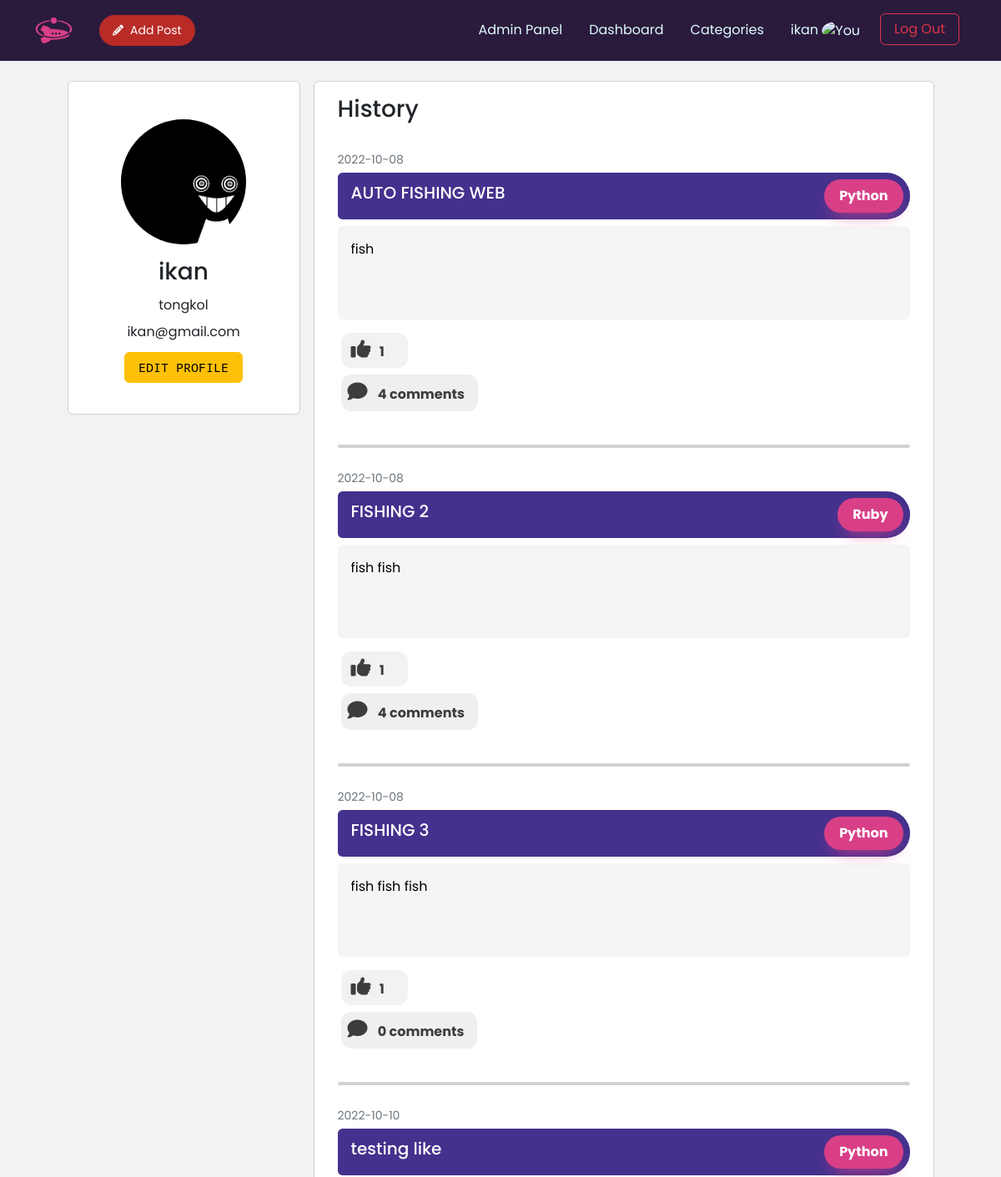
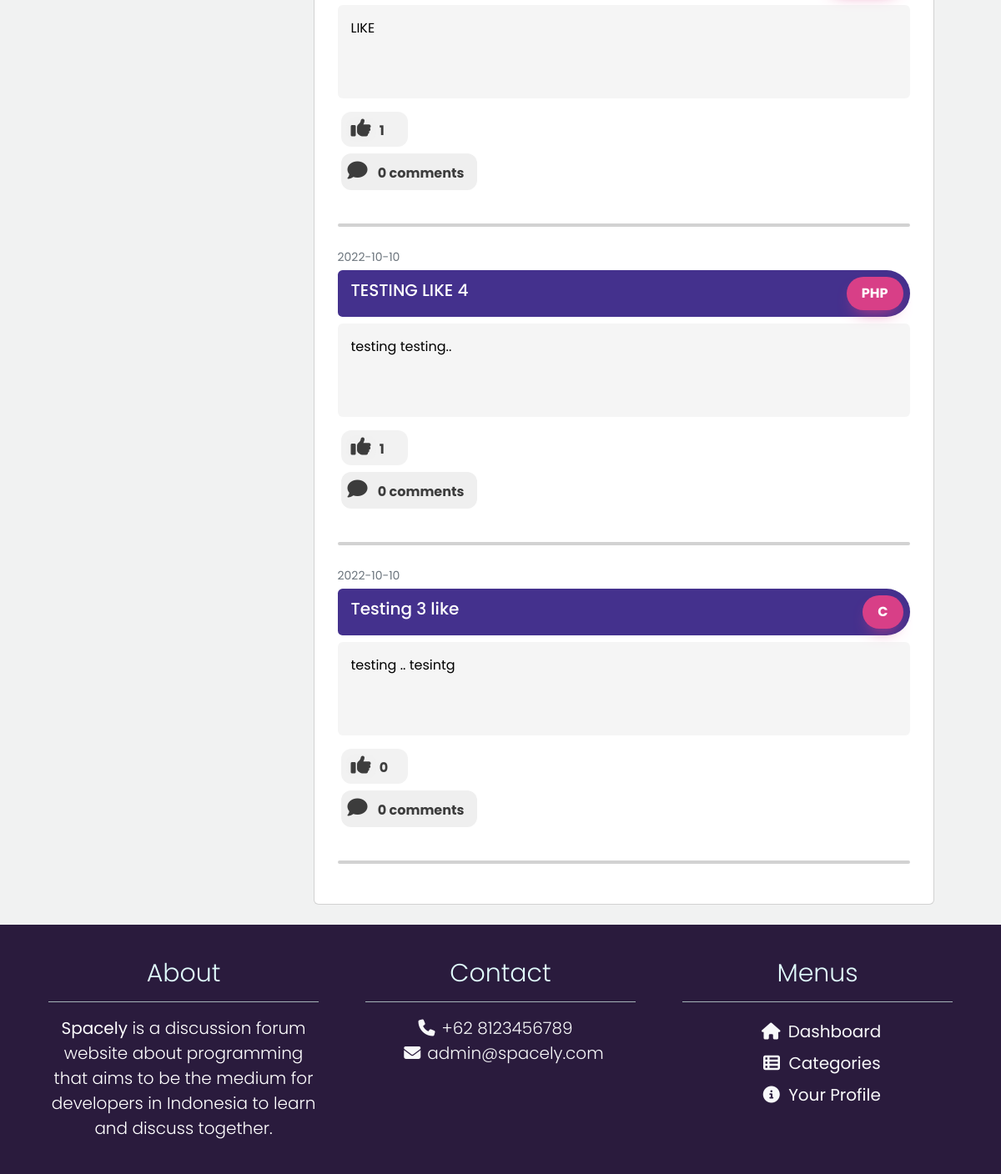
Page /profile.php (signed in) on the committed database (2 pictures, top to bottom).
### tables this page shows
CREATE TABLE `user` (
  `id` varchar(5) NOT NULL,
  `username` varchar(30) NOT NULL,
  `email` varchar(45) NOT NULL,
  `user_key` varchar(30) NOT NULL,
  `encrypted_password` varchar(50) NOT NULL,
  `img` varchar(50) DEFAULT NULL,
  `name` varchar(50) NOT NULL
);

CREATE TABLE `post` (
  `id` varchar(5) NOT NULL,
  `title` varchar(300) NOT NULL,
  `body` mediumtext NOT NULL,
  `like_ammount` int(11) NOT NULL,
  `comment_ammount` int(11) NOT NULL,
  `time_created` time NOT NULL,
  `date_created` date NOT NULL,
  `user_id` varchar(5) NOT NULL,
  `forum_id` varchar(5) NOT NULL
);

### comment.php (called while the page is built, shortened)
<?php
function get_comment_total($_post_id)
{
    global $db;
    $sql = "SELECT COUNT(post_id) AS total_comment
    FROM comment
    GROUP BY post_id
    HAVING post_id = ?
    ORDER BY time_created";
    $stmt = $db->prepare($sql);
    $stmt->execute([$_post_id]);
    $row = $stmt->fetch(PDO::FETCH_ASSOC);
    if (!$row) {
        return 0;
    } else return $row["total_comment"];
}

### profile.php (the view, shortened to what this page needs)
<?php
require "db.php";
$sql = "SELECT * FROM user
WHERE id = ?";
$stmt = $db->prepare($sql);
$stmt->execute([$_SESSION["id"]]);
$row = $stmt->fetch(PDO::FETCH_ASSOC);
$sql2 = "SELECT * FROM post
WHERE user_id = ?";
$stmt = $db->prepare($sql2);
$stmt->execute([$_SESSION["id"]]);
$result = $stmt->fetchAll();
function getTotalLikes($_post_id)
{
	global $db;
	$sql = "SELECT SUM(like_bool) AS total_likes FROM likes GROUP BY post_id having post_id = ?";
	$stmt = $db->prepare($sql);
	$stmt->execute([$_post_id]);
	$row = $stmt->fetch(PDO::FETCH_ASSOC);
	return $row["total_likes"];
}
?>
<!DOCTYPE html>
<html lang="en">
<head>
	<link rel="stylesheet" href="https://cdn.jsdelivr.net/npm/bootstrap@5.2.1/dist/css/bootstrap.min.css" />
	<link rel="stylesheet" href="https://cdnjs.cloudflare.com/ajax/libs/font-awesome/6.2.0/css/fontawesome.min.css" />
	<link rel="stylesheet" href="https://cdnjs.cloudflare.com/ajax/libs/font-awesome/6.2.0/css/all.min.css" />
	<link rel="stylesheet" href="https://cdnjs.cloudflare.com/ajax/libs/font-awesome/6.2.0/css/regular.min.css" />
	<link rel="stylesheet" href="https://cdnjs.cloudflare.com/ajax/libs/font-awesome/6.2.0/css/solid.min.css" />
	<link href="css/navbar.css" rel="stylesheet">
	<link href="css/dashboard.css" rel="stylesheet">
	<link href="css/footer.css" rel="stylesheet">
	<link href="css/profile.css" rel="stylesheet">
</head>
<body>
	<?php include_once './components/navbar.php' ?>
	<main>
		<div class="container profile-main-container mb-4 justify-content-center">
			<div class="container col-lg-3 card profile-container d-flex flex-row mt-4 mx-2" style="max-height: 25rem;">
				<div class="profile-bio d-flex flex-column justify-content-center align-items-center ms-auto me-auto">
					<div class="my-3" style="width: 150px; height: 150px; overflow: hidden;">
						<img src=<?= "user_img/" . $row["img"] ?> class="rounded-circle" style="width: 150px; height: 150px; object-fit:cover;">
					</div>
					<h3><?= $row["username"] ?></h3>
					<span class="my-1"><?= $row["name"] ?></span>
					<span class="my-1"><?= $row["email"] ?></span>
					<a href="edit_profile.php"><button class="edit-profile btn btn-warning my-2 px-3" style="max-width: 10rem;">Edit Profile</button></a>
				</div>
			</div>
			<div class="container card profile-container d-flex flex-row mt-4 mx-2 col-lg-8">
				<div class="profile-posts-container flex-column col-lg-12 py-3 px-3">
					<div class="pb-3">
						<h3>History</h3>
					</div>
					<?php if (!$result) {
					?>
						<div>
							<h2 class="text-center mb-3"> You haven't posted anything yet </h2>
							<div class="container temporary text-center d-flex align-items-center justify-content-center">
								<a href="create_post_form.php"><button class="category-button" role="button">Add Post</button></a>
							</div>
						</div>
						<?php
					} else {
						foreach ($result as $row2) {
						?>
							<div class="profile-posts my-2 mb-3">
								<span class="mb-3 text-muted" style="font-size: 14px"><?= $row2["date_created"] ?></span>
								<div class="w-100 mt-1 d-flex justify-content-between align-items-center p-2 text-white" style="overflow-wrap: anywhere; border-top-right-radius: 30px; border-bottom-right-radius: 30px; border-top-left-radius: 6px; border-bottom-left-radius: 6px; background-color:#44318d;">
									<h5 class="ms-2"><?= $row2["title"] ?></h5>
									<button class="category-button" role="button"><?= get_category($row2["forum_id"]) ?></button>
								</div>
								<div class="my-2 d-flex flex-column">
									<a onMouseOver="this.style.backgroundColor='#D9D9D9'" onMouseOut="this.style.backgroundColor='rgba(236,236,236,0.5)'" data-bs-toggle="modal" data-bs-target="#modal<?php echo $row2["id"] ?>" class="p-3 rounded" style="cursor: pointer; background-color:rgba(236,236,236,0.5); color: black; text-decoration: none; ">
										<span class="post-body-content"><?= $row2["body"] ?></span></a>
									<div class="feedback-container d-flex flex-column my-3">
										<div class="my-2 mx-1 show-likes-container align-middle my-auto">
											<button disabled class="btn-show-likes">
												<i class="fa-solid fa-thumbs-up" style="color: rgba(0, 0, 0, 0.75)"></i>
											</button>
											<span style="color: rgba(0, 0, 0, 0.75); font-weight: bold;"><?= getTotalLikes($row2["id"]) ?></span>
										</div>
										<div class="rounded me-2 p-1">
											<?php include_once "comment.php"; ?>
											<button class="btn-show-comment px-2 py-2 my-1" id="show_comment-<?= $row2["id"] ?>"><i class=" fa-solid fa-comment" style="color: rgba(0, 0, 0, 0.75);"></i>
												<span class="mx-2 my-auto total_comment" id="total_comment-<?= $row2["id"] ?>" style="font-weight: bold; color: rgba(0, 0, 0, 0.75)"><?= get_comment_total($row2["id"]) ?> comments</span>
											</button>
										</div>
									</div>
									<hr class="pembatas-post">
								</div>
							<?php } ?>
						<?php } ?>
							</div>
				</div>
			</div>
		</div>
	</main>
	<?php include_once './components/footer.php' ?>
	<?php
	function get_category($forum_id)
	{
		switch ($forum_id) {
			case "F0002":
				$forum_id = "Python";
				break;
			case "F0004":
				$forum_id = "Ruby";
				break;
			case "F0006":
				$forum_id = "PHP";
				break;
			case "F0007":
				$forum_id = "C";
				break;
		}
		return $forum_id;
	} ?>
</body>
</html>

### css/navbar.css (style rules this page uses)
:root { --font-size: 1rem; --primary01: #d83f87; --primary02: #2a1b3d; --primary03: #44318d; --secondary01: #e98074; --secondary02: #a4b3b6; --secondary03: #e0fbfc; --accent01: #e63946; --accent02: #fbc531; }

### css/dashboard.css (style rules this page uses)
:root { --font-size: 1rem; --primary01: #d83f87; --primary02: #2a1b3d; --primary03: #44318d; --secondary01: #e98074; --secondary02: #a4b3b6; --secondary03: #e0fbfc; --accent01: #e63946; --accent02: #fbc531; }
body { margin: 0; padding: 0; box-sizing: border-box; background-color: #f1f2f2; font-family: "Poppins"; }
html { overflow-x: hidden; }
.feedback-container button { border: none; border-radius: 12px; }
.feedback-container button i { font-size: 1.5rem; }
.category-button { background: var(--primary01); border-radius: 999px; box-shadow: var(--primary01) 0 10px 20px -10px; box-sizing: border-box; color: #ffffff; font-family: "Poppins"; font-size: 16px; font-weight: bold; line-height: 24px; padding: 8px 18px; border: 0; }

### css/footer.css (style rules this page uses)
:root { --primary1: #293241; --primary2: #3d5a80; --primary3: #98c1d9; --secondary: #e0fbfc; --accent: #e63946; --font-size: 1rem; --primary01: #d83f87; --primary02: #2a1b3d; --primary03: #44318d; --secondary01: #e98074; --secondary02: #a4b3b6; --accent01: #e63946; }

### css/profile.css (style rules this page uses)
:root { --font-size: 1rem; --primary01: #d83f87; --primary02: #2a1b3d; --primary03: #44318d; --secondary01: #e98074; --secondary02: #a4b3b6; --secondary03: #e0fbfc; --accent01: #e63946; --accent02: #fbc531; }
.edit-profile { font-family: "Noto Sans Mono"; font-size: 15px; text-transform: uppercase; }
.post-body-content { display: block; height: 5rem; overflow: hidden; text-overflow: ellipsis; white-space: wrap; }
.pembatas-post { border: 2px solid rgba(0, 0, 0, 0.7); border-radius: 2px; }
.profile-main-container { display: flex; flex-direction: row; }
.show-likes-container { background-color: rgba(0, 0, 0, 0.05); border-radius: 12px; padding: 6px; max-width: 80px; }

### rows in the picture
user: img (picture), username "ikan", name "tongkol", email "ikan@gmail.com"
post: date_created "2022-10-08", title "AUTO FISHING WEB", forum "Python", body "fish", id "1", id "4"
post: date_created "2022-10-08", title "FISHING 2", forum "Ruby", body "fish fish", id "1", id "4"
post: date_created "2022-10-08", title "FISHING 3", forum "Python", body "fish fish fish", id "1", id "0"
post: date_created "2022-10-10", title "testing like", forum "Python", body "LIKE", id "1", id "0"
post: date_created "2022-10-10", title "TESTING LIKE 4", forum "PHP", body "testing testing..", id "1", id "0"
post: date_created "2022-10-10", title "Testing 3 like", forum "C", body "testing .. tesintg", id "0"

### other values in the picture
$_SESSION["username"] "ikan"
